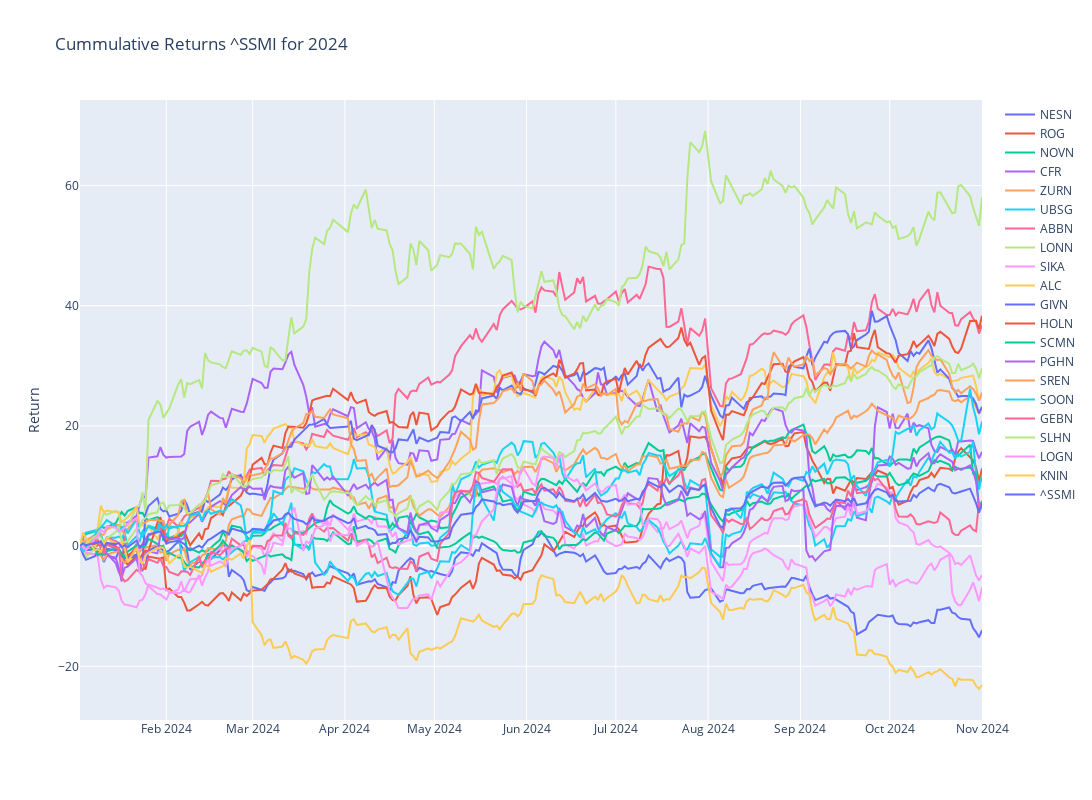

The notebook cell this image was saved under:
### Code cell
# Plotly
fig = make_subplots()

# Graph (1,1)
# Loop all stock files and get cummulative return for year
for stock in tqdm(index_list):
    f = os.path.join("../input", stock)
    df = pd.read_csv(f+".csv",index_col="Date",parse_dates=True)
    df['Cummulative_Return'] = cumulative_return(df["Adj Close"].loc[year])
    fig.add_trace(go.Scatter(x=df['Cummulative_Return'].loc[year].index,y=df['Cummulative_Return'].loc[year],mode="lines",name=stock.split('.')[0]),row=1,col=1)

# Update xaxis properties
fig.update_yaxes(title_text="Return", row=1, col=1)

fig.update_layout(height=800, width=1300,showlegend=True,title=f"Cummulative Returns {ticker} for {year}")

fig.show()

### Figure 1 — Plotly figure (JSON) as saved in the notebook; plotly's stock layout.template omitted (floating-point values rounded to 4 significant figures; data arrays with more than 128 entries replaced by an {"elided": "..."} marker saying what was removed)
{"data": [{"mode": "lines", "name": "NESN", "type": "scatter", "x": {"elided": "212 str values"}, "xaxis": "x", "y": {"elided": "212 float values"}, "yaxis": "y"}, {"mode": "lines", "name": "ROG", "type": "scatter", "x": {"elided": "212 str values"}, "xaxis": "x", "y": {"elided": "212 float values"}, "yaxis": "y"}, {"mode": "lines", "name": "NOVN", "type": "scatter", "x": {"elided": "212 str values"}, "xaxis": "x", "y": {"elided": "212 float values"}, "yaxis": "y"}, {"mode": "lines", "name": "CFR", "type": "scatter", "x": {"elided": "212 str values"}, "xaxis": "x", "y": {"elided": "212 float values"}, "yaxis": "y"}, {"mode": "lines", "name": "ZURN", "type": "scatter", "x": {"elided": "212 str values"}, "xaxis": "x", "y": {"elided": "212 float values"}, "yaxis": "y"}, {"mode": "lines", "name": "UBSG", "type": "scatter", "x": {"elided": "212 str values"}, "xaxis": "x", "y": {"elided": "212 float values"}, "yaxis": "y"}, {"mode": "lines", "name": "ABBN", "type": "scatter", "x": {"elided": "212 str values"}, "xaxis": "x", "y": {"elided": "212 float values"}, "yaxis": "y"}, {"mode": "lines", "name": "LONN", "type": "scatter", "x": {"elided": "212 str values"}, "xaxis": "x", "y": {"elided": "212 float values"}, "yaxis": "y"}, {"mode": "lines", "name": "SIKA", "type": "scatter", "x": {"elided": "212 str values"}, "xaxis": "x", "y": {"elided": "212 float values"}, "yaxis": "y"}, {"mode": "lines", "name": "ALC", "type": "scatter", "x": {"elided": "212 str values"}, "xaxis": "x", "y": {"elided": "212 float values"}, "yaxis": "y"}, {"mode": "lines", "name": "GIVN", "type": "scatter", "x": {"elided": "212 str values"}, "xaxis": "x", "y": {"elided": "212 float values"}, "yaxis": "y"}, {"mode": "lines", "name": "HOLN", "type": "scatter", "x": {"elided": "212 str values"}, "xaxis": "x", "y": {"elided": "212 float values"}, "yaxis": "y"}, {"mode": "lines", "name": "SCMN", "type": "scatter", "x": {"elided": "212 str values"}, "xaxis": "x", "y": {"elided": "212 float values"}, "yaxis": "y"}, {"mode": "lines", "name": "PGHN", "type": "scatter", "x": {"elided": "212 str values"}, "xaxis": "x", "y": {"elided": "212 float values"}, "yaxis": "y"}, {"mode": "lines", "name": "SREN", "type": "scatter", "x": {"elided": "212 str values"}, "xaxis": "x", "y": {"elided": "212 float values"}, "yaxis": "y"}, {"mode": "lines", "name": "SOON", "type": "scatter", "x": {"elided": "212 str values"}, "xaxis": "x", "y": {"elided": "212 float values"}, "yaxis": "y"}, {"mode": "lines", "name": "GEBN", "type": "scatter", "x": {"elided": "212 str values"}, "xaxis": "x", "y": {"elided": "212 float values"}, "yaxis": "y"}, {"mode": "lines", "name": "SLHN", "type": "scatter", "x": {"elided": "212 str values"}, "xaxis": "x", "y": {"elided": "212 float values"}, "yaxis": "y"}, {"mode": "lines", "name": "LOGN", "type": "scatter", "x": {"elided": "212 str values"}, "xaxis": "x", "y": {"elided": "212 float values"}, "yaxis": "y"}, {"mode": "lines", "name": "KNIN", "type": "scatter", "x": {"elided": "212 str values"}, "xaxis": "x", "y": {"elided": "212 float values"}, "yaxis": "y"}, {"mode": "lines", "name": "^SSMI", "type": "scatter", "x": {"elided": "211 str values"}, "xaxis": "x", "y": {"elided": "211 float values"}, "yaxis": "y"}], "layout": {"height": 800, "showlegend": true, "title": {"text": "Cummulative Returns ^SSMI for 2024"}, "width": 1300, "xaxis": {"anchor": "y", "domain": [0, 1]}, "yaxis": {"anchor": "x", "domain": [0, 1], "title": {"text": "Return"}}}}
